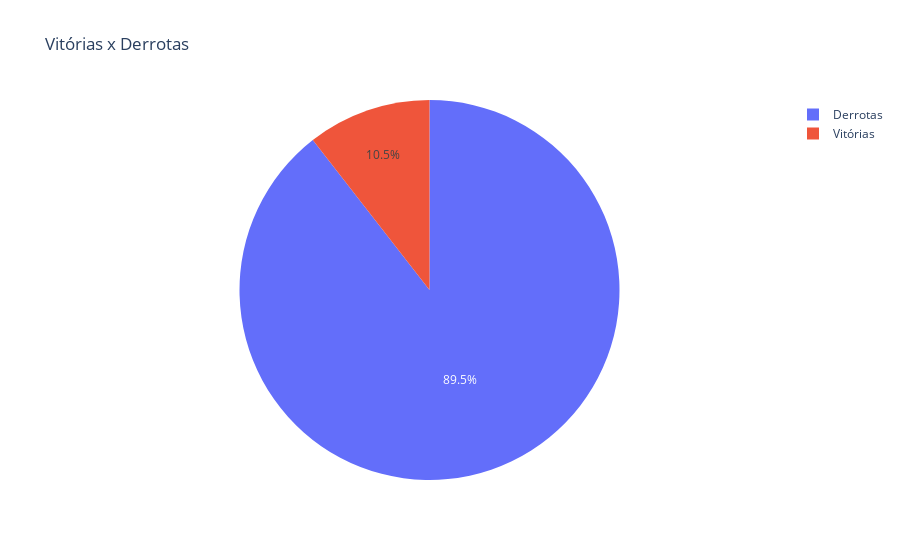

Notebook source saved alongside this figure:
### Code cell
num_derrotas, num_vitorias
# create donut chart
labels = ['Vitórias', 'Derrotas']
values = [num_vitorias, num_derrotas]
fig = go.Figure(data=[go.Pie(labels=labels, values=values)])
fig.update_layout(title_text="Vitórias x Derrotas")
fig

### Figure 1 — Plotly figure (JSON) as saved in the notebook; plotly's stock layout.template omitted (floating-point values rounded to 4 significant figures)
{"data": [{"labels": ["Vitórias", "Derrotas"], "type": "pie", "values": [2, 17]}], "layout": {"title": {"text": "Vitórias x Derrotas"}}}
